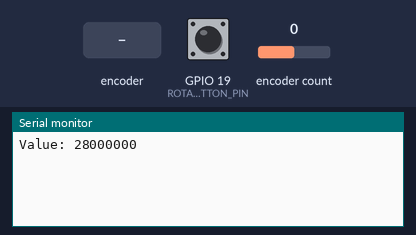
The program below on a simulated ESP32. Shown: the last lines printed to the serial monitor. The test bench sets the inputs (shaded band); at power-on: encoder count 0, GPIO 19 (ROTARY_ENCODER_BUTTON_PIN) HIGH.

Above: at 1.2 s.
1.3 s: rotary encoder on GPIO 19 (ROTARY_ENCODER_BUTTON_PIN) / GPIO 18 (ROTARY_ENCODER_B_PIN) turned 1 step (first pin leading)
At 2.5 s:
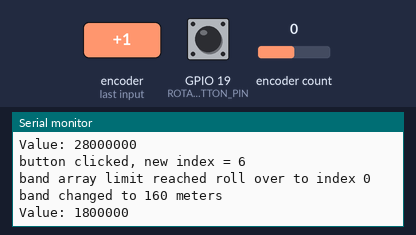
3.0 s: encoder count set to 1
At 3.9 s:
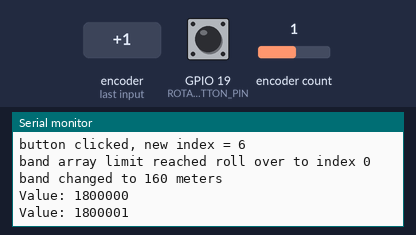
4.5 s: encoder count set to 2
At 5.2 s:
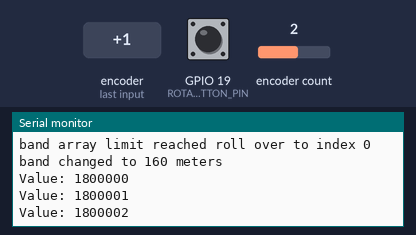
6.0 s: rotary encoder on GPIO 19 (ROTARY_ENCODER_BUTTON_PIN) / GPIO 18 (ROTARY_ENCODER_B_PIN) turned 1 step (first pin leading)
At 6.6 s:
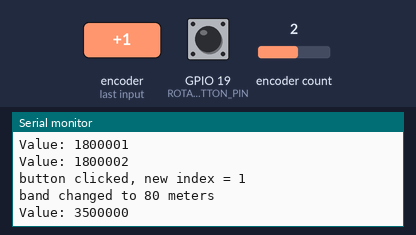
Timing chart, 0 to 8.7 s (numbered marks = the images above; inputs shaded):
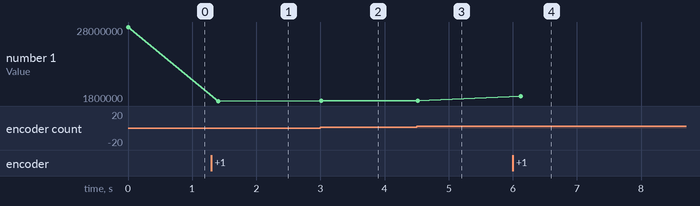

The program:

main.cpp
```cpp
#include "AiEsp32RotaryEncoder.h"
#include "Arduino.h"

/*
connecting Rotary encoder

Rotary encoder side    MICROCONTROLLER side
-------------------    ---------------------------------------------------------------------
CLK (A pin)            any microcontroler intput pin with interrupt -> in this example pin 32
DT (B pin)             any microcontroler intput pin with interrupt -> in this example pin 21
SW (button pin)        any microcontroler intput pin with interrupt -> in this example pin 25
GND - to microcontroler GND
VCC                    microcontroler VCC (then set ROTARY_ENCODER_VCC_PIN -1)

***OR in case VCC pin is not free you can cheat and connect:***
VCC                    any microcontroler output pin - but set also ROTARY_ENCODER_VCC_PIN 25
                        in this example pin 25

*/
#if defined(ESP8266)
#define ROTARY_ENCODER_A_PIN D6
#define ROTARY_ENCODER_B_PIN D5
#define ROTARY_ENCODER_BUTTON_PIN D7
#else
#define ROTARY_ENCODER_A_PIN 5
#define ROTARY_ENCODER_B_PIN 18
#define ROTARY_ENCODER_BUTTON_PIN 19
#endif
#define ROTARY_ENCODER_VCC_PIN -1 /* 27 put -1 of Rotary encoder Vcc is connected directly to 3,3V; else you can use declared output pin for powering rotary encoder */

//depending on your encoder - try 1,2 or 4 to get expected behaviour
//#define ROTARY_ENCODER_STEPS 1
//#define ROTARY_ENCODER_STEPS 2
#define ROTARY_ENCODER_STEPS 4

#define FREQUENCY_DIVISOR_HZ 100

const int bandswitch[] = { 160,80,40,20,15,10 };
const int bandswitch_max = 5;
const long freqswitch_low[] = { 1800000, 3500000, 7000000, 14000000, 21000000, 28000000 };
const long freqswitch_high[] = { 1880000, 3800000, 7200000, 14350000, 21450000, 29000000 };

int current_band = 5;
long  current_freq[] = { 1800000, 3500000, 7000000, 14000000, 21000000, 28000000 };
long target_freq;


//instead of changing here, rather change numbers above
AiEsp32RotaryEncoder rotaryEncoder = AiEsp32RotaryEncoder(ROTARY_ENCODER_A_PIN, ROTARY_ENCODER_B_PIN, ROTARY_ENCODER_BUTTON_PIN, ROTARY_ENCODER_VCC_PIN, ROTARY_ENCODER_STEPS);

void rotary_onButtonClick()
{
  current_band++;
  Serial.printf("button clicked, new index = %d\n", current_band);
  if(current_band > bandswitch_max){
    current_band = 0;
    Serial.println("band array limit reached roll over to index 0");
  }
	Serial.print("band changed to ");
	Serial.printf("%d meters\n", bandswitch[current_band]);
  bool circleValues = false;
	rotaryEncoder.setBoundaries(freqswitch_low[current_band], freqswitch_high[current_band], circleValues); //minValue, maxValue, circleValues true|false (when max go to min and vice versa)
  rotaryEncoder.setEncoderValue(current_freq[current_band]);
}

void rotary_loop()
{
	//dont print anything unless value changed
	if (rotaryEncoder.encoderChanged())
	{
    Serial.print("Value: ");
		Serial.println(rotaryEncoder.readEncoder());
    current_freq[current_band] = rotaryEncoder.readEncoder();
	}
	if (rotaryEncoder.isEncoderButtonClicked())
	{
		rotary_onButtonClick();
	}
}

void IRAM_ATTR readEncoderISR()
{
	rotaryEncoder.readEncoder_ISR();
}

void setup()
{
	Serial.begin(115200);

	//we must initialize rotary encoder
	rotaryEncoder.begin();
	rotaryEncoder.setup(readEncoderISR);
	//set boundaries and if values should cycle or not
	//in this example we will set possible values between 0 and 1000;
	bool circleValues = false;
	rotaryEncoder.setBoundaries(freqswitch_low[current_band], freqswitch_high[current_band], circleValues); //minValue, maxValue, circleValues true|false (when max go to min and vice versa)
  rotaryEncoder.setEncoderValue(current_freq[current_band]);

	/*Rotary acceleration introduced 25.2.2021.
   * in case range to select is huge, for example - select a value between 0 and 1000 and we want 785
   * without accelerateion you need long time to get to that number
   * Using acceleration, faster you turn, faster will the value raise.
   * For fine tuning slow down.
   */
	rotaryEncoder.disableAcceleration(); //acceleration is now enabled by default - disable if you dont need it
	rotaryEncoder.setAcceleration(1); //or set the value - larger number = more accelearation; 0 or 1 means disabled acceleration
}

void loop()
{
	//in loop call your custom function which will process rotary encoder values
	rotary_loop();
	delay(50); //or do whatever you need to do...
}
```

Measured:
- after the input at 1.3 s, the serial monitor: prints a new line after 0.05 s (image 1)
- after the input at 3.0 s, the serial monitor: prints a new line at once (image 2)
- after the input at 4.5 s, the serial monitor: prints a new line at once (image 3)
- after the input at 6.0 s, the serial monitor: prints a new line after 0.07 s (image 4)
- plotted number 1: 28000000 → 1800000 after the input at 1.3 s, 1800000 → 1800001 after the input at 3.0 s, 1800001 → 1800002 after the input at 4.5 s, 1800002 → 3500000 after the input at 6.0 s
